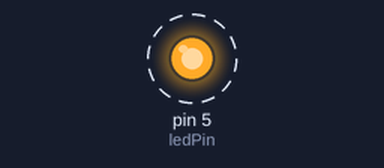
A sketch run on a simulated Arduino Uno, built with avr-gcc and run on an emulated ATmega328P. Shown: output pins drawn as LEDs (lit = HIGH). Dashed ring = blinking. What the sketch prints to the serial monitor is not drawn.

Above: at 0.5 s.
Timing chart, 0 to 4.6 s (numbered marks = the images above):
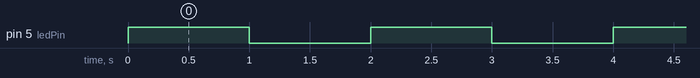

The sketch:

led_01.ino
```cpp
int ledPin=5;
//int ledPin=13;
int brightness=0;
int add = 5;

void setup() {
  // put your setup code here, to run once:

  char my_str[6]; // an array big enough for a 5 character string
   Serial.begin(9600);
   my_str[0] = 'H'; // the string consists of 5 characters
   my_str[1] = 'e';
   my_str[2] = 'l';
   my_str[3] = 'l';
   my_str[4] = 'o';
   my_str[5] = 0; // 6th array element is a null terminator
   Serial.println(my_str);

   pinMode(ledPin, OUTPUT);
  //Serial.begin(9600);
}

void loop() {
  // put your main code here, to run repeatedly:

  //Serial.println("1111111111");

  //analogWrite(ledPin, brightness);

  digitalWrite(ledPin, HIGH);
  delay(1000);
  digitalWrite(ledPin, LOW);
  //Serial.println(HIGH);
  //Serial.println(LOW);
  delay(1000);
  return

  brightness+= add;

  if (brightness >= 150 || brightness <=0) {
    add = -add;
  }

  //Serial.println(brightness);

  delay(100);

  /*
  digitalWrite(ledPin, HIGH);
  delay(1000);
  digitalWrite(ledPin, LOW);
  delay(1000);
  */
}
```

Measured:
- by itself, pin 5 (ledPin): alternates HIGH for 1.0 s and LOW for 1.0 s
